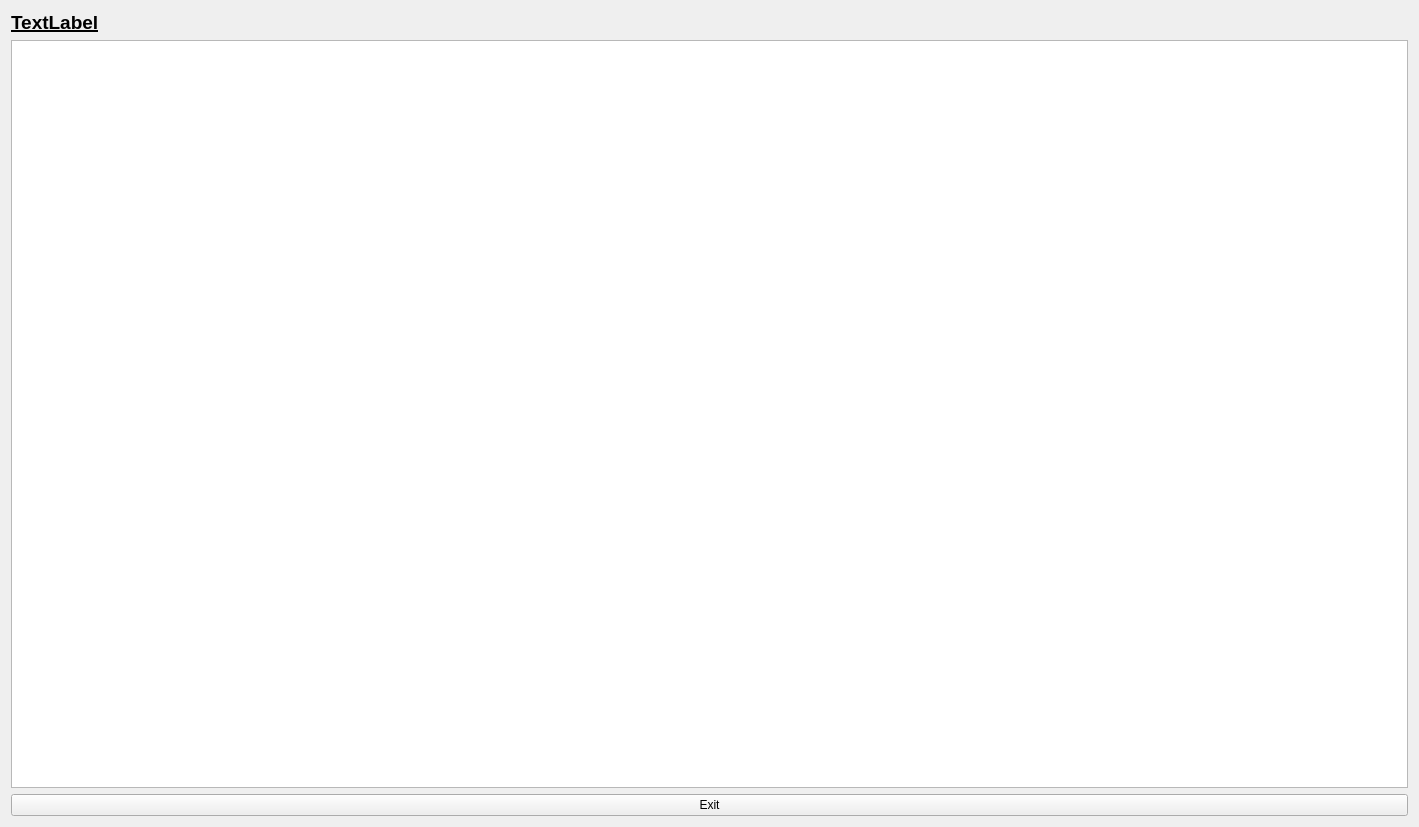
<?xml version="1.0" encoding="UTF-8"?>
<ui version="4.0">
 <class>activeEncounter</class>
 <widget class="QWidget" name="activeEncounter">
  <property name="geometry">
   <rect>
    <x>0</x>
    <y>0</y>
    <width>1419</width>
    <height>827</height>
   </rect>
  </property>
  <property name="windowTitle">
   <string>Encounter</string>
  </property>
  <layout class="QVBoxLayout" name="verticalLayout">
   <item>
    <widget class="QLabel" name="encounterLabel">
     <property name="font">
      <font>
       <pointsize>14</pointsize>
       <weight>75</weight>
       <bold>true</bold>
       <underline>true</underline>
      </font>
     </property>
     <property name="text">
      <string>TextLabel</string>
     </property>
    </widget>
   </item>
   <item>
    <widget class="QTableWidget" name="encounterTable"/>
   </item>
   <item>
    <widget class="QPushButton" name="exitButton">
     <property name="text">
      <string>Exit</string>
     </property>
    </widget>
   </item>
  </layout>
 </widget>
 <resources/>
 <connections/>
</ui>
